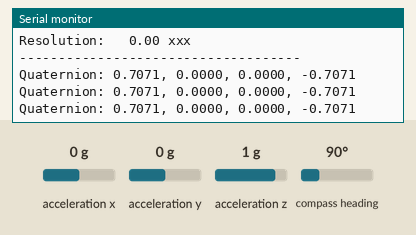
Recording of a sketch running on a simulated Arduino Uno, built with avr-gcc and run on an emulated ATmega328P. On the bench: the last lines printed to the serial monitor. Inputs (shaded band) come from the test bench; at power-on: compass heading 90°, acceleration x 0 g, acceleration y 0 g, acceleration z 1 g.

Above: at 2.8 s.
2.9 s: compass heading set to 7°
At 3.6 s:
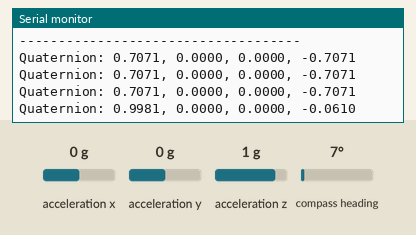
4.4 s: compass heading set to 180°
At 5.1 s:
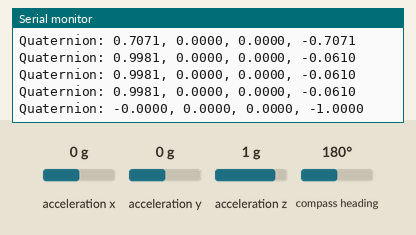
Timing chart, 0 to 7.4 s (numbered marks = the images above; inputs shaded):
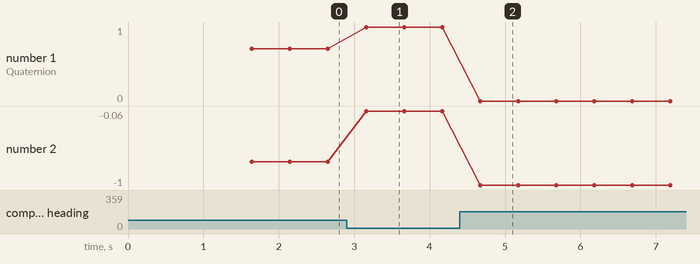

The sketch:

webserial_3d.ino
```cpp
#include <Wire.h>
#include <Adafruit_Sensor.h>
#include <Adafruit_BNO055.h>
#include <utility/imumaths.h>

/* Returns the IMU data as both a euler angles and quaternions as the WebSerial
   3D Model viewer at https://adafruit-3dmodel-viewer.glitch.me/ expects.

   This driver uses the Adafruit unified sensor library (Adafruit_Sensor),
   which provides a common 'type' for sensor data and some helper functions.

   To use this driver you will also need to download the Adafruit_Sensor
   library and include it in your libraries folder.

   You should also assign a unique ID to this sensor for use with
   the Adafruit Sensor API so that you can identify this particular
   sensor in any data logs, etc.  To assign a unique ID, simply
   provide an appropriate value in the constructor below (12345
   is used by default in this example).

   Connections
   ===========
   Connect SCL to analog 5
   Connect SDA to analog 4
   Connect VDD to 3.3-5V DC
   Connect GROUND to common ground

   History
   =======
   2020/JUN/01  - First release (Melissa LeBlanc-Williams)
*/

/* Set the delay between fresh samples */
#define BNO055_SAMPLERATE_DELAY_MS (500)

// Check I2C device address and correct line below (by default address is 0x29 or 0x28)
//                                   id, address
Adafruit_BNO055 bno = Adafruit_BNO055(55, 0x28);

/**************************************************************************/
/*
    Displays some basic information on this sensor from the unified
    sensor API sensor_t type (see Adafruit_Sensor for more information)
*/
/**************************************************************************/
void displaySensorDetails(void)
{
  sensor_t sensor;
  bno.getSensor(&sensor);
  Serial.println("------------------------------------");
  Serial.print  ("Sensor:       "); Serial.println(sensor.name);
  Serial.print  ("Driver Ver:   "); Serial.println(sensor.version);
  Serial.print  ("Unique ID:    "); Serial.println(sensor.sensor_id);
  Serial.print  ("Max Value:    "); Serial.print(sensor.max_value); Serial.println(" xxx");
  Serial.print  ("Min Value:    "); Serial.print(sensor.min_value); Serial.println(" xxx");
  Serial.print  ("Resolution:   "); Serial.print(sensor.resolution); Serial.println(" xxx");
  Serial.println("------------------------------------");
  Serial.println("");
  delay(500);
}

/**************************************************************************/
/*
    Arduino setup function (automatically called at startup)
*/
/**************************************************************************/
void setup(void)
{
  Serial.begin(9600);
  Serial.println("WebSerial 3D Firmware"); Serial.println("");

  /* Initialise the sensor */
  if(!bno.begin())
  {
    /* There was a problem detecting the BNO055 ... check your connections */
    Serial.print("Ooops, no BNO055 detected ... Check your wiring or I2C ADDR!");
    while(1);
  }

  delay(1000);

  /* Use external crystal for better accuracy */
  bno.setExtCrystalUse(true);

  /* Display some basic information on this sensor */
  displaySensorDetails();
}

/**************************************************************************/
/*
    Arduino loop function, called once 'setup' is complete (your own code
    should go here)
*/
/**************************************************************************/
void loop(void)
{
  /* Get a new sensor event */
  sensors_event_t event;
  bno.getEvent(&event);

  /* Board layout:
         +----------+
         |         *| RST   PITCH  ROLL  HEADING
     ADR |*        *| SCL
     INT |*        *| SDA     ^            /->
     PS1 |*        *| GND     |            |
     PS0 |*        *| 3VO     Y    Z-->    \-X
         |         *| VIN
         +----------+
  */

  /* The WebSerial 3D Model Viewer expects data as heading, pitch, roll */
  // Serial.print(F("Orientation: "));
  // Serial.print(360 - (float)event.orientation.x);
  // Serial.print(F(", "));
  // Serial.print((float)event.orientation.y);
  // Serial.print(F(", "));
  // Serial.print((float)event.orientation.z);
  // Serial.println(F(""));

  /* The WebSerial 3D Model Viewer also expects data as roll, pitch, heading */
  imu::Quaternion quat = bno.getQuat();

  Serial.print(F("Quaternion: "));
  Serial.print((float)quat.w(), 4);
  Serial.print(F(", "));
  Serial.print((float)quat.x(), 4);
  Serial.print(F(", "));
  Serial.print((float)quat.y(), 4);
  Serial.print(F(", "));
  Serial.print((float)quat.z(), 4);
  Serial.println(F(""));

  /* Also send calibration data for each sensor. */
  // uint8_t sys, gyro, accel, mag = 0;
  // bno.getCalibration(&sys, &gyro, &accel, &mag);
  // Serial.print(F("Calibration: "));
  // Serial.print(sys, DEC);
  // Serial.print(F(", "));
  // Serial.print(gyro, DEC);
  // Serial.print(F(", "));
  // Serial.print(accel, DEC);
  // Serial.print(F(", "));
  // Serial.print(mag, DEC);
  // Serial.println(F(""));

  delay(BNO055_SAMPLERATE_DELAY_MS);
}
```

Measured:
- after the input at 2.9 s, the serial monitor: prints a new line after 0.26 s (image 1)
- after the input at 4.4 s, the serial monitor: prints a new line after 0.27 s (image 2)
- plotted number 1: 0.71 → 1 after the input at 2.9 s
- plotted number 2: -0.71 → -0.06 after the input at 2.9 s, -0.06 → -1 after the input at 4.4 s
